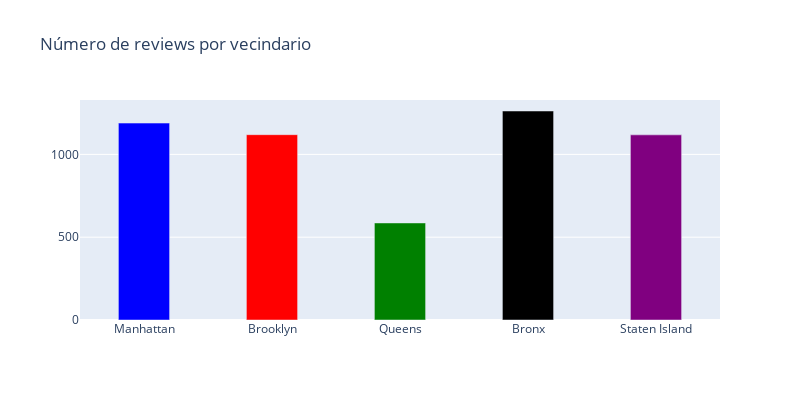

The notebook cell saved with this chart:
### Code cell
reviews = [r1,r2,r3,r4,r5]
review = pd.DataFrame(data=reviews, index=neigh_group_df['index'], columns=['values'],)
review.reset_index(inplace=True)

trace10 = go.Bar(x=review['index'],
                 y=review['values'],
                 marker=dict(color=['Blue','Red','Green','Black','Purple']),
                 width=0.4)
layout = go.Layout(title='Número de reviews por vecindario',
                   height=400,
                   width=800)
fig = go.Figure(data=[trace10],layout=layout)
py.iplot(fig)

### Figure 1 — Plotly figure (JSON) as saved in the notebook; plotly's stock layout.template omitted (floating-point values rounded to 4 significant figures)
{"data": [{"marker": {"color": ["Blue", "Red", "Green", "Black", "Purple"]}, "type": "bar", "width": 0.4, "x": ["Manhattan", "Brooklyn", "Queens", "Bronx", "Staten Island"], "y": [1189, 1119, 586, 1262, 1118]}], "layout": {"height": 400, "title": {"text": "Número de reviews por vecindario"}, "width": 800}}
